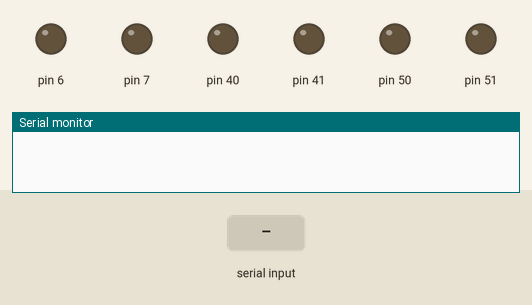
Recording of a sketch running on a simulated Arduino Mega 2560, built with avr-gcc and run on an emulated ATmega2560. Shown: output pins drawn as LEDs (lit = HIGH), the last lines printed to the serial monitor. Inputs (shaded band) come from the test bench.

Above: at 1.2 s.
1.3 s: "1\n" received over Serial
At 2.0 s:
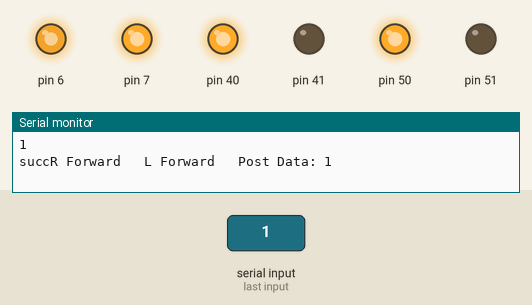
2.8 s: byte 48 ('0') received over Serial
At 3.1 s:
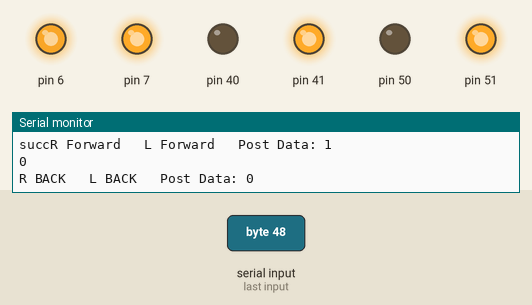
4.3 s: byte 50 ('2') received over Serial
At 5.4 s:
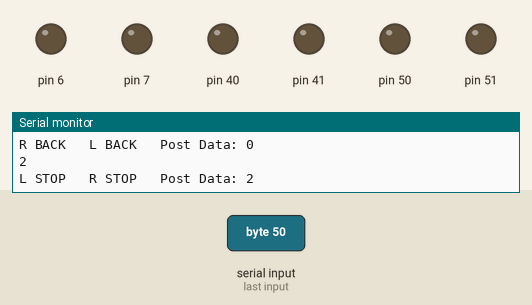
7.3 s: "0\n" received over Serial
At 7.7 s:
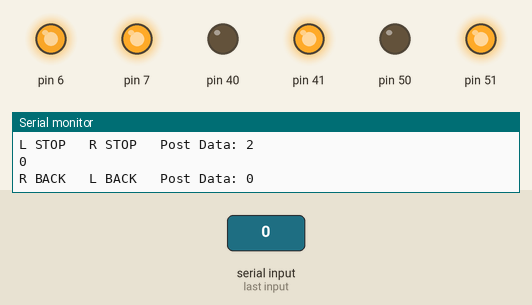
8.8 s: "2\n" received over Serial
At 10.1 s:
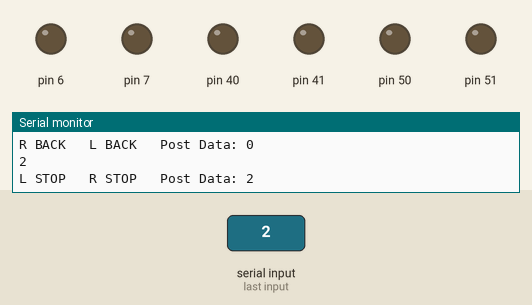
Timing chart, 0 to 11.3 s (numbered marks = the images above; inputs shaded):
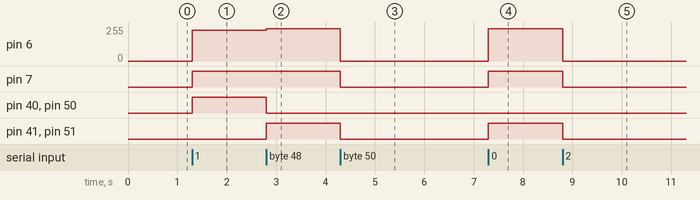

Measured:
- after the input at 1.3 s, pin 6: 0/255 → 229/255 at once; pin 7, pin 40, pin 50: LOW → HIGH at once
- after the input at 2.8 s, pin 6: 229/255 → 242/255 at once; pin 40, pin 50: HIGH → LOW at once; pin 41, pin 51: LOW → HIGH at once
- after the input at 4.3 s, pin 6: 242/255 → 0/255 at once; pin 7, pin 41, pin 51: HIGH → LOW at once
- after the input at 7.3 s, pin 6: 0/255 → 242/255 at once; pin 7, pin 41, pin 51: LOW → HIGH at once
- after the input at 8.8 s, pin 6: 242/255 → 0/255 at once; pin 7, pin 41, pin 51: HIGH → LOW at once

The sketch:

roboControlBluetooth.ino
```cpp
int incomingByte = 0;   // for incoming serial data
char data = 0;            //Variable for storing received data

const byte numChars = 32;
char receivedChars[numChars];
char tempChars[numChars];        // temporary array for use when parsing

      // variables to hold the parsed data
char wheelSide = '0';
int velocity = 0;
float floatFromPC = 0.0;

boolean newData = false;

void setup() {
  Serial.begin(115200);   // opens serial port, sets data rate to 9600 bps

  pinMode(50,OUTPUT);
  pinMode(51,OUTPUT);
  pinMode(7,OUTPUT);
  digitalWrite(7,0);

  pinMode(40,OUTPUT);
  pinMode(41,OUTPUT);
  pinMode(6,OUTPUT);
  digitalWrite(6,0);


}

void loop() {
  int velocity = 255;

  if(Serial.available() > 0)      // Send data only when you receive data:
   {

      data = Serial.read();             //Read the incoming data & store into data
      if(data != '\n' && data != '\r'){
        Serial.print(data);          //Print Value inside data in Serial monitor
        Serial.print("\n");

        if(data == '1') {
          Serial.print("succ");
          movement('R',velocity);
          movement('L',velocity * .90);
        }
        else if (data == '0') {
          movement('R',-velocity);
          movement('L',-velocity * .95);
        }
        else if (data == '2') {
          leftStop();
          rightStop();
        }
        Serial.print("Post Data: ");
        Serial.print(data);
        Serial.print("\n");
      }
   }
}

void movement(char wheel, int velocity)
{
  if(wheel == 'R')
  {
    if(velocity >= 0)
      rightForward(velocity);
    else
      rightBackward(velocity);
  }
  else if(wheel == 'L')
  {
    if(velocity >= 0)
      leftForward(velocity);
    else
      leftBackward(velocity);
  }
}

void rightForward(int velocity)
{

  analogWrite(7,velocity);
  digitalWrite(50,HIGH);
  digitalWrite(51,LOW);
  Serial.print("R Forward   ");
}

void leftForward(int velocity)
{
  analogWrite(6,velocity);
  digitalWrite(40,HIGH);
  digitalWrite(41,LOW);
  Serial.print("L Forward   ");
}

void rightBackward(int velocity)
{
  velocity = abs(velocity);
  analogWrite(7,velocity);
  digitalWrite(50,LOW);
  digitalWrite(51,HIGH);
  Serial.print("R BACK   ");
}

void leftBackward(int velocity)
{
  velocity = abs(velocity);
  analogWrite(6,velocity);
  digitalWrite(40,LOW);
  digitalWrite(41,HIGH);
  Serial.print("L BACK   ");
}

void rightStop()
{
  analogWrite(7,0);
  digitalWrite(50,LOW);
  digitalWrite(51,LOW);
  Serial.print("R STOP   ");
}

void leftStop()
{
  analogWrite(6,0);
  digitalWrite(40,LOW);
  digitalWrite(41,LOW);
  Serial.print("L STOP   ");
}
```
